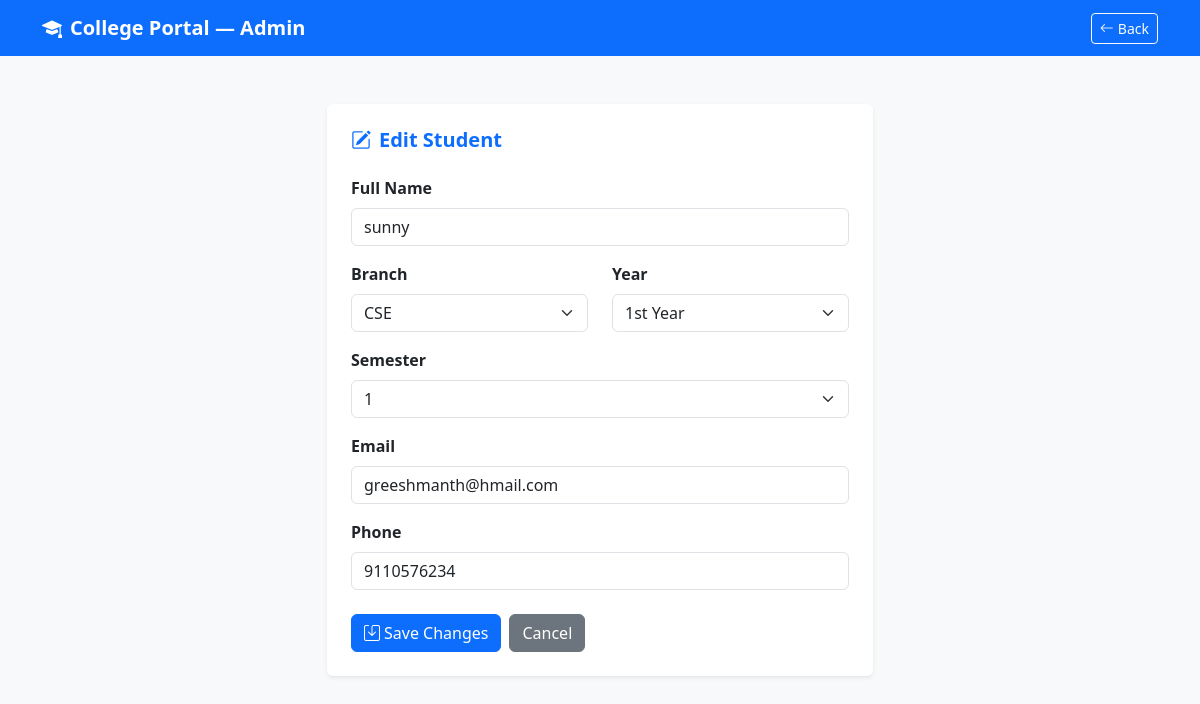
Before: /admin-panel/student/edit/1/ (signed in) with the older database file.
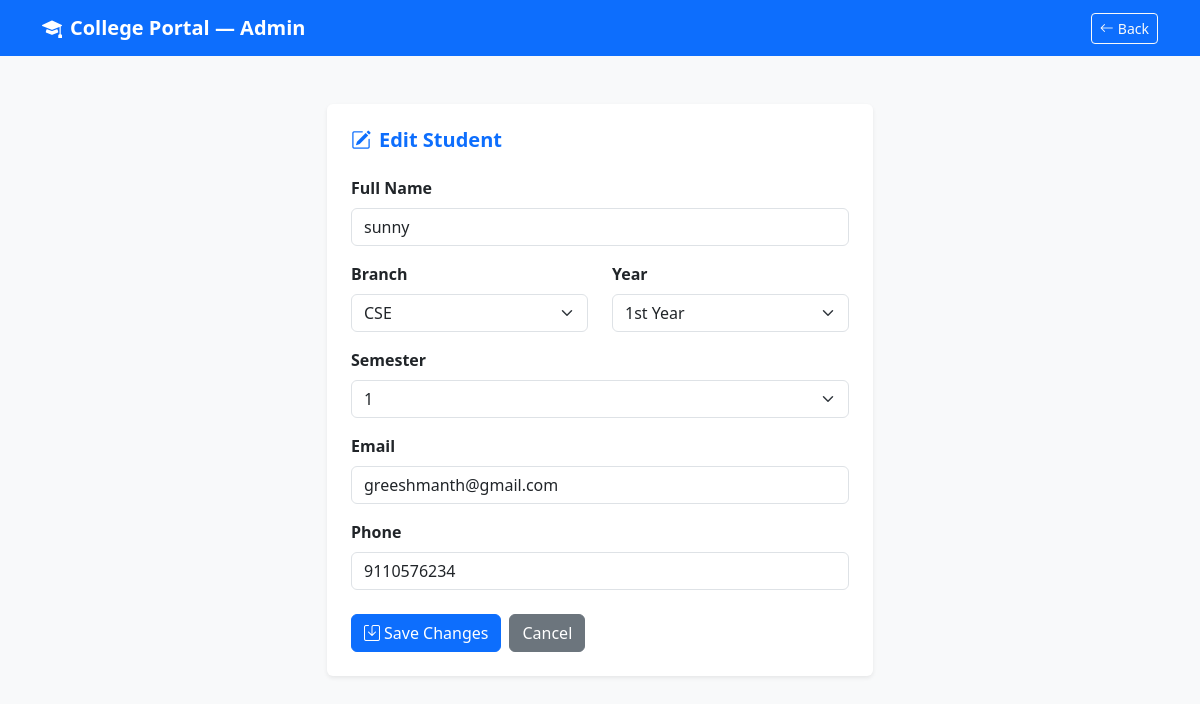
After: the same page with the newer database file.
### portal/models.py (models this page shows, shortened)
class Student(models.Model):
    user        = models.OneToOneField(User, on_delete=models.CASCADE)
    name        = models.CharField(max_length=100)
    roll_number = models.CharField(max_length=20, unique=True)
    branch      = models.CharField(max_length=20)
    year        = models.IntegerField()
    semester    = models.IntegerField(default=1)
    dob         = models.DateField()
    email       = models.EmailField()
    phone       = models.CharField(max_length=10)
    photo       = models.ImageField(upload_to='student_photos/', blank=True, null=True)

### portal/views.py (the view, shortened to what this page needs)
# urls.py: path('admin-panel/student/edit/<int:pk>/',    views.edit_student,     name='edit_student'),
@login_required(login_url='login')
def edit_student(request, pk):
    if not request.user.is_staff: return redirect('login')
    student = get_object_or_404(Student, id=pk)
    return render(request, 'portal/edit_student.html', {'student': student})

### portal/templates/portal/edit_student.html (shortened to what the changed rows need)
{% load static %}
<!doctype html>
<html lang="en">
  <head>
    <link
      href="https://cdn.jsdelivr.net/npm/bootstrap@5.3.0/dist/css/bootstrap.min.css"
      rel="stylesheet"
    />
    <link
      href="https://cdn.jsdelivr.net/npm/bootstrap-icons@1.10.5/font/bootstrap-icons.css"
      rel="stylesheet"
    />
    <link rel="stylesheet" href="{% static 'portal/css/style.css' %}" />
  </head>
  <body class="bg-light">
    <div class="container py-5">
      <div class="row justify-content-center">
        <div class="col-md-6">
          <div class="card border-0 shadow-sm">
            <div class="card-body p-4">
              <form method="POST">
                <div class="mb-3">
                  <label class="form-label fw-semibold">Full Name</label>
                  <input
                    type="text"
                    name="name"
                    class="form-control"
                    value="{{ student.name }}"
                    required
                  />
                </div>
                <div class="mb-3">
                  <label class="form-label fw-semibold">Email</label>
                  <input
                    type="email"
                    name="email"
                    class="form-control"
                    value="{{ student.email }}"
                    required
                  />
                </div>
                <div class="mb-4">
                  <label class="form-label fw-semibold">Phone</label>
                  <input
                    type="tel"
                    name="phone"
                    class="form-control"
                    value="{{ student.phone }}"
                    maxlength="10"
                    required
                  />
                </div>
              </form>
            </div>
          </div>
        </div>
      </div>
    </div>
  </body>
</html>

Changed rows visible on the page:
changed Student "sunny": email "greeshmanth@hmail.com" → "greeshmanth@gmail.com"
